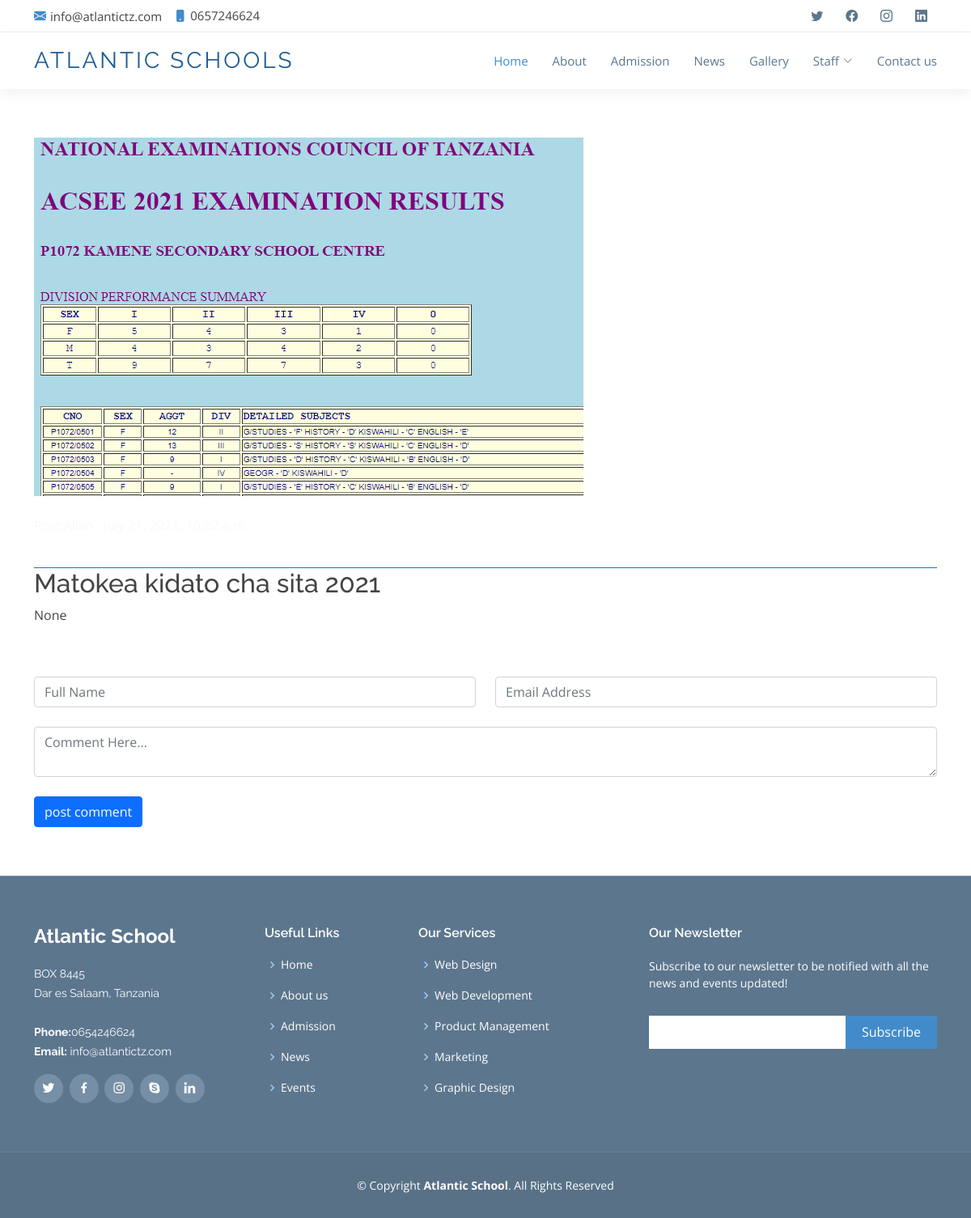
The app's page /post/2/ with its own data.
### Home/models.py (models this page shows, shortened)
class Post(models.Model):
    date = models.DateTimeField(default=timezone.now)
    tittle = models.CharField(max_length=100)
    agent = models.ForeignKey(User, on_delete=models.CASCADE)
    image_thumbnail = models.ImageField(upload_to='pics',default='newpost.png')
    body = RichTextField(blank=True, null=True)

### Home/views.py (the view)
# urls.py: path('post/<int:pk>/', PostDetailView.as_view(), name='news_detail'),
class PostDetailView(DetailView):
    model = Post

### Home/Templates/Home/post_detail.html (shortened to what this page needs)
{% load static %}
<!DOCTYPE html>
<html lang="en">
<head>
   <link rel="stylesheet" href="https://maxcdn.bootstrapcdn.com/font-awesome/4.4.0/css/font-awesome.min.css">
   <link rel='stylesheet' href='https://use.fontawesome.com/releases/v5.3.1/css/all.css'>
	<link href="https://cdn.jsdelivr.net/npm/bootstrap@5.0.2/dist/css/bootstrap.min.css" rel="stylesheet" integrity
  <meta charset="utf-8">
  <link href="{% static 'Home/assets/vendor/animate.css/animate.min.css'%}" rel="stylesheet">
  <link href="{% static 'Home/assets/vendor/aos/aos.css'%}" rel="stylesheet">
  <link href="{% static 'Home/assets/vendor/bootstrap/css/bootstrap.min.css'%}" rel="stylesheet">
  <link href="{% static 'Home/assets/vendor/bootstrap-icons/bootstrap-icons.css'%}" rel="stylesheet">
  <link href="{% static 'Home/assets/vendor/boxicons/css/boxicons.min.css'%}" rel="stylesheet">
  <link href="{% static 'Home/assets/vendor/glightbox/css/glightbox.min.css'%}" rel="stylesheet">
  <link href="{% static 'Home/assets/vendor/swiper/swiper-bundle.min.css'%}" rel="stylesheet">
<link href="{% static 'Home/assets/css/style.css'%}" rel="stylesheet">
</head>
<body>
  <section id="topbar" class="d-flex align-items-center">
    <div class="container d-flex justify-content-center justify-content-md-between">
      <div class="contact-info d-flex align-items-center">
        <i class="bi bi-envelope-fill"></i><a href="mailto:contact@example.com">info@atlantictz.com</a>
        <i class="bi bi-phone-fill phone-icon"></i> 0657246624
      </div>
      <div class="social-links d-none d-md-block">
        <a href="#" class="twitter"><i class="bi bi-twitter"></i></a>
        <a href="#" class="facebook"><i class="bi bi-facebook"></i></a>
        <a href="#" class="instagram"><i class="bi bi-instagram"></i></a>
        <a href="#" class="linkedin"><i class="bi bi-linkedin"></i></i></a>
      </div>
    </div>
  </section>
  <header id="header" class="d-flex align-items-center">
    <div class="container d-flex align-items-center">
      <div class="logo me-auto">
        <h1><a href="{% url 'home' %}">ATLANTIC SCHOOLS</a></h1>
      </div>
      <nav id="navbar" class="navbar">
        <ul>
          <li><a class="nav-link scrollto active" href="{% url 'home' %}">Home</a></li>
          <li><a class="nav-link scrollto" href="#about">About</a></li>
          <li><a class="nav-link scrollto" href="#services">Admission</a></li>
          <li><a class="nav-link scrollto" href="{% url 'news' %}">News</a></li>
          <li><a class="nav-link scrollto" href="#team">Gallery</a></li>
          <li class="dropdown"><a href="#"><span>Staff</span> <i class="bi bi-chevron-down"></i></a>
          </li>
          <li><a class="nav-link scrollto" href="#contact">Contact us</a></li>
        </ul>
      </nav>
    </div>
  </header>
<section class="section-sm bg-gray">
  <div class="container">
    <div class="row">
      <div class="col-12 mb-4">
        <img src="{{object.image_thumbnail.url}}" alt="blog-thumb" class="img-fluid w-80">
      </div>
      <div class="col-12">
        <ul class="list-inline">
          <li class="list-inline-item mr-4 mb-3 mb-md-0 text-light"><span class="font-weight-bold mr-2">Post:</span>{{object.agent}}</li>
          <li class="list-inline-item mr-4 mb-3 mb-md-0 text-light">{{object.date}}</li>
        </ul>
      </div>
      <div class="col-12 mt-4">
        <div class="border-bottom border-primary"></div>
      </div>
      <div class="col-12 mb-5">
        <h2>{{object.tittle}} </h2>
        <p>{{post.body|safe}}</p>
      </div>
      <div class="col-12">
        <form action="#" class="row">
          <div class="col-sm-6">
            <input type="text" class="form-control mb-4" id="name" name="name" placeholder="Full Name">
          </div>
          <div class="col-sm-6">
            <input type="email" class="form-control mb-4" id="mail" name="mail" placeholder="Email Address">
          </div>
          <div class="col-12">
            <textarea name="comment" id="comment" class="form-control mb-4" placeholder="Comment Here..."></textarea>
          </div>
          <div class="col-12">
            <button type="submit" value="send" class="btn btn-primary">post comment</button>
          </div>
        </form>
      </div>
    </div>
  </div>
</section>
  <footer id="footer">
    <div class="footer-top">
      <div class="container">
        <div class="row">
          <div class="col-lg-3 col-md-6 footer-info">
            <h3>Atlantic School</h3>
            <p>
              BOX 8445 <br>
              Dar es Salaam, Tanzania<br><br>
              <strong>Phone:</strong>0654246624<br>
              <strong>Email:</strong> info@atlantictz.com<br>
            </p>
            <div class="social-links mt-3">
              <a href="#" class="twitter"><i class="bx bxl-twitter"></i></a>
              <a href="#" class="facebook"><i class="bx bxl-facebook"></i></a>
              <a href="#" class="instagram"><i class="bx bxl-instagram"></i></a>
              <a href="#" class="google-plus"><i class="bx bxl-skype"></i></a>
              <a href="#" class="linkedin"><i class="bx bxl-linkedin"></i></a>
            </div>
          </div>
          <div class="col-lg-2 col-md-6 footer-links">
            <h4>Useful Links</h4>
            <ul>
              <li><i class="bx bx-chevron-right"></i> <a href="#">Home</a></li>
              <li><i class="bx bx-chevron-right"></i> <a href="#">About us</a></li>
              <li><i class="bx bx-chevron-right"></i> <a href="#">Admission</a></li>
              <li><i class="bx bx-chevron-right"></i> <a href="{% url 'news' %}">News</a></li>
              <li><i class="bx bx-chevron-right"></i> <a href="#">Events</a></li>
            </ul>
          </div>
          <div class="col-lg-3 col-md-6 footer-links">
            <h4>Our Services</h4>
            <ul>
              <li><i class="bx bx-chevron-right"></i> <a href="#">Web Design</a></li>
              <li><i class="bx bx-chevron-right"></i> <a href="#">Web Development</a></li>
              <li><i class="bx bx-chevron-right"></i> <a href="#">Product Management</a></li>
              <li><i class="bx bx-chevron-right"></i> <a href="#">Marketing</a></li>
              <li><i class="bx bx-chevron-right"></i> <a href="#">Graphic Design</a></li>
            </ul>
          </div>
          <div class="col-lg-4 col-md-6 footer-newsletter">
            <h4>Our Newsletter</h4>
            <p>Subscribe to our newsletter to be notified with all the news and events updated!</p>
            <form action="" method="post">
              <input type="email" name="email"><input type="submit" value="Subscribe">
            </form>
          </div>
        </div>
      </div>
    </div>
    <div class="container">
      <div class="copyright">
        &copy; Copyright <strong><span>Atlantic School</span></strong>. All Rights Reserved
      </div>
    </div>
  </footer>
</body>
</html>

### Home/static/Home/assets/css/style.css (style rules this page uses)
body { font-family: "Open Sans", sans-serif; color: #444; }
a { color: #428bca; text-decoration: none; }
h1, h2, h3, h4, h5, h6, .font-primary { font-family: "Raleway", sans-serif; }
#topbar { background: #fff; border-bottom: 1px solid #eee; font-size: 15px; height: 40px; padding: 0; }
#topbar .contact-info a { line-height: 0; color: #444; transition: 0.3s; }
#topbar .contact-info i { color: #428bca; line-height: 0; margin-right: 5px; }
#topbar .contact-info .phone-icon { margin-left: 15px; }
#topbar .social-links a { color: #5c768d; padding: 4px 12px; display: inline-block; line-height: 1px; transition: 0.3s; }
#header { height: 70px; background: #fff; z-index: 997; box-shadow: 0px 5px 15px 0px rgba(0, 0, 0, 0.06); }
#header .logo h1 { font-size: 28px; margin: 0; padding: 10px 0; line-height: 1; font-weight: 400; letter-spacing: 3px; text-transform: uppercase; }
#header .logo h1 a, #header .logo h1 a:hover { color: #1c5c93; text-decoration: none; }
.navbar { padding: 0; }
.navbar ul { margin: 0; padding: 0; display: flex; list-style: none; align-items: center; }
.navbar li { position: relative; }
.navbar a, .navbar a:focus { display: flex; align-items: center; justify-content: space-between; padding: 10px 0 10px 30px; font-family: "Open Sans", sans-serif; font-size: 15px; color: #5c768d; white-space: nowrap; transition: 0.3s; }
.navbar a i, .navbar a:focus i { font-size: 12px; line-height: 0; margin-left: 5px; }
.navbar a:hover, .navbar .active, .navbar .active:focus, .navbar li:hover > a { color: #428bca; }
section { padding: 60px 0; overflow: hidden; }
#footer { background: #587187; padding: 0 0 30px 0; color: #fff; font-size: 14px; }
#footer .footer-top { background: #5c768d; border-top: 1px solid #768fa6; border-bottom: 1px solid #67839c; padding: 60px 0 30px 0; }
#footer .footer-top .footer-info { margin-bottom: 30px; }
#footer .footer-top .footer-info h3 { font-size: 24px; margin: 0 0 20px 0; padding: 2px 0 2px 0; line-height: 1; font-weight: 700; }
#footer .footer-top .footer-info p { font-size: 14px; line-height: 24px; margin-bottom: 0; font-family: "Raleway", sans-serif; color: #fff; }
#footer .footer-top .social-links a { font-size: 18px; display: inline-block; background: #768fa6; color: #fff; line-height: 1; padding: 8px 0; margin-right: 4px; border-radius: 50%; text-align: center; width: 36px; height: 36px; transition: 0.3s; }
#footer .footer-top h4 { font-size: 16px; font-weight: 600; color: #fff; position: relative; padding-bottom: 12px; }
#footer .footer-top .footer-links { margin-bottom: 30px; }
#footer .footer-top .footer-links ul { list-style: none; padding: 0; margin: 0; }
#footer .footer-top .footer-links ul i { padding-right: 2px; color: #9eccf4; font-size: 18px; line-height: 1; }
#footer .footer-top .footer-links ul li { padding: 10px 0; display: flex; align-items: center; }
#footer .footer-top .footer-links ul li:first-child { padding-top: 0; }
#footer .footer-top .footer-links ul a { color: #fff; transition: 0.3s; display: inline-block; line-height: 1; }
#footer .footer-top .footer-newsletter form { margin-top: 30px; background: #fff; padding: 6px 10px; position: relative; border-radius: 4; }
#footer .footer-top .footer-newsletter form input[type="email"] { border: 0; padding: 4px; width: calc(100% - 110px); }
#footer .footer-top .footer-newsletter form input[type="submit"] { position: absolute; top: 0; right: 0; bottom: 0; border: 0; background: none; font-size: 16px; padding: 0 20px; background: #428bca; color: #fff; transition: 0.3s; border-radius: 4; }
#footer .copyright { text-align: center; padding-top: 30px; }

### records on screen
Post: image_thumbnail (picture), tittle "Matokea kidato cha sita 2021", body "None"
